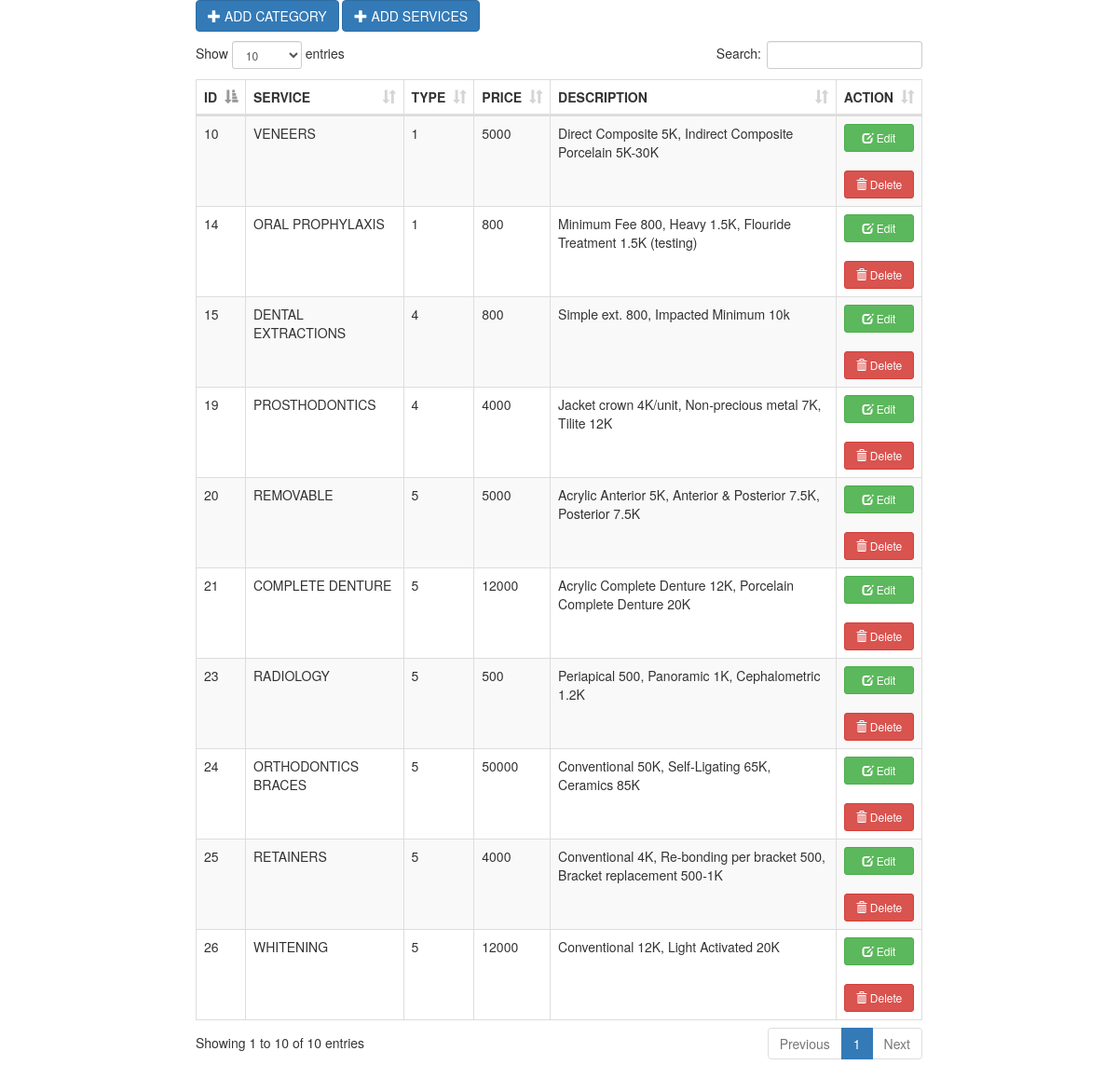
The page /ADMIN/frame/services.php on the database its author committed.
### tables this page shows
CREATE TABLE `services` (
  `service_id` int(15) NOT NULL,
  `service_name` text NOT NULL,
  `service_type` text NOT NULL,
  `service_image` text NOT NULL,
  `service_price_range` text NOT NULL,
  `service_desc` text NOT NULL
);

### ADMIN/frame/services.php (shortened to what this page needs)
<!DOCTYPE html>
<html>
<head>
	<link rel="stylesheet" type="text/css" href="bootstrap/css/bootstrap.min.css">
	<link rel="stylesheet" type="text/css" href="datatable/dataTable.bootstrap.min.css">
</head>
<body>
<div class="container">
	<div class="row">
		<div class="col-sm-8 col-sm-offset-2">
			<div class="row">
			<a href="#addnew" data-toggle="modal" class="btn btn-primary"><span class="glyphicon glyphicon-plus"></span> ADD CATEGORY</a>
			<a href="#addservices" data-toggle="modal" class="btn btn-primary"><span class="glyphicon glyphicon-plus"></span> ADD SERVICES</a>
			</div>
			<div class="height10">
			</div>
			<div class="row">
				<table id="myTable" class="table table-bordered table-striped">
					<thead>
						<th>ID</th>
						<th>SERVICE</th>
						<th>TYPE</th>
						<th>PRICE</th>
						<th>DESCRIPTION</th>
						<th>ACTION</th>
					</thead>
					<tbody>
						<?php
							include_once('../../connection/connection.php');
							$sql = "SELECT * FROM services ";
							$query = $conn->query($sql);
							while($row = $query->fetch_assoc()){
								echo
								"<tr>
									<td>".$row['service_id']."</td>
									<td>".$row['service_name']."</td>
									<td>".$row['service_type']."</td>
									<td>".$row['service_price_range']."</td>
									<td>".$row['service_desc']."</td>
									<td>
									<a href='#edit_".$row['service_id']."' class='btn btn-success btn-sm' data-toggle='modal' style='width:100%;'><span class='glyphicon glyphicon-edit'></span> Edit</a> <br><br>
									<a href='#delete_".$row['service_id']."' class='btn btn-danger btn-sm' data-toggle='modal' style='width:100%;'><span class='glyphicon glyphicon-trash'></span> Delete</a>
							     	</td>
								</tr>";
							}
						?>
					</tbody>
				</table>
			</div>
		</div>
	</div>
</div>
</body>
</html>

### ADMIN/frame/services.php (style rules this page uses)
.height10 { height:10px; }

### rows shown on the page
services: service_id "10", service_name "VENEERS", service_type "1", service_price_range "5000", service_desc "Direct Composite 5K, Indirect Composite Porcelain 5K-30K"
services: service_id "14", service_name "ORAL PROPHYLAXIS", service_type "1", service_price_range "800", service_desc "Minimum Fee 800, Heavy 1.5K, Flouride Treatment 1.5K (testing)"
services: service_id "15", service_name "DENTAL EXTRACTIONS", service_type "4", service_price_range "800", service_desc "Simple ext. 800, Impacted Minimum 10k"
services: service_id "19", service_name "PROSTHODONTICS", service_type "4", service_price_range "4000", service_desc "Jacket crown 4K/unit, Non-precious metal 7K, Tilite 12K"
services: service_id "20", service_name "REMOVABLE", service_type "5", service_price_range "5000", service_desc "Acrylic Anterior 5K, Anterior & Posterior 7.5K, Posterior 7.5K"
services: service_id "21", service_name "COMPLETE DENTURE", service_type "5", service_price_range "12000", service_desc "Acrylic Complete Denture 12K, Porcelain Complete Denture 20K"
services: service_id "23", service_name "RADIOLOGY", service_type "5", service_price_range "500", service_desc "Periapical 500, Panoramic 1K, Cephalometric 1.2K"
services: service_id "24", service_name "ORTHODONTICS BRACES", service_type "5", service_price_range "50000", service_desc "Conventional 50K, Self-Ligating 65K, Ceramics 85K"
services: service_id "25", service_name "RETAINERS", service_type "5", service_price_range "4000", service_desc "Conventional 4K, Re-bonding per bracket 500, Bracket replacement 500-1K"
services: service_id "26", service_name "WHITENING", service_type "5", service_price_range "12000", service_desc "Conventional 12K, Light Activated 20K"
